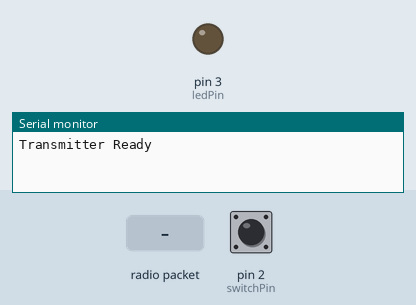
Recording of a sketch running on a simulated Arduino Uno, built with avr-gcc and run on an emulated ATmega328P. Shown: output pins drawn as LEDs (lit = HIGH), the last lines printed to the serial monitor. The inputs (shaded band) are chosen by the test bench; at power-on: pin 2 (switchPin) HIGH. No radio packets arrive unless stated.

Above: at 1.2 s.
1.3 s: radio packet "Device 5" arrives
At 2.0 s:
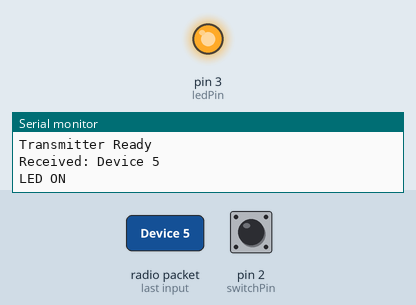
2.8 s: pin 2 (switchPin) pulled LOW for 0.15 s
At 3.1 s:
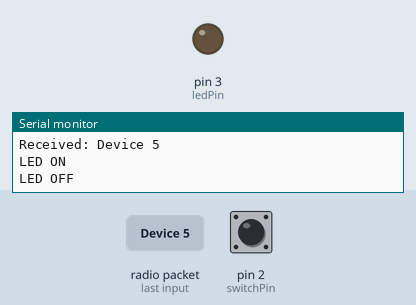
Timing chart, 0 to 5.8 s (numbered marks = the images above; inputs shaded):
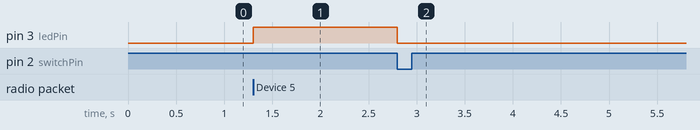

The sketch:

WirelessSportsGame_uno.ino
```cpp
#include <SPI.h>
#include <nRF24L01.h>
#include <RF24.h>
RF24 radio(9, 10);  // CE, CSNピン
const byte address[6] = "00001";  // 共通アドレス
const int ledPin = 3;  // LEDピン
const int switchPin = 2;  // スイッチピン
bool ledState = false;  // LEDの状態を保持
bool lastSwitchState = HIGH;  // スイッチの前回の状態
unsigned long lastDebounceTime = 0;
const unsigned long debounceDelay = 50;  // デバウンス遅延
void setup() {
  pinMode(ledPin, OUTPUT);  // LEDピンを出力モードに設定
  digitalWrite(ledPin, LOW);  // 初期状態でLEDを消灯
  pinMode(switchPin, INPUT_PULLUP);  // スイッチピンを内部プルアップに設定
  radio.begin();  // nRF24L01の初期化
  radio.setChannel(125);  // 各送信機で異なるチャネルに設定
  radio.openReadingPipe(1, address);  // 受信用パイプを設定
  radio.setPALevel(RF24_PA_LOW);  // 省電力モード
  radio.startListening();  // 受信モードを開始
  Serial.begin(9600);  // シリアル通信を開始
  Serial.println("Transmitter Ready");
}
void loop() {
  // nRF24L01からのメッセージ受信を確認
  if (radio.available()) {
    char receivedMessage[32];  // メッセージバッファ
    radio.read(&receivedMessage, sizeof(receivedMessage));  // メッセージを受信
    // シリアルモニタに受信メッセージを表示
    Serial.print("Received: ");
    Serial.println(receivedMessage);
    // 自分が選ばれた場合、LEDを点灯
    if (strstr(receivedMessage, "Device 5")) {  // 自分に対応するデバイス番号
      digitalWrite(ledPin, HIGH);  // LEDを点灯
      ledState = true;  // LED状態を更新
      Serial.println("LED ON");
    }
  }
  // スイッチの状態を取得
  bool switchState = digitalRead(switchPin);
  // スイッチが押されたときにLEDを消灯
  if (switchState == LOW && lastSwitchState == HIGH) {
    if (millis() - lastDebounceTime > debounceDelay) {
      if (ledState) {  // LEDが点灯している場合のみ消灯
        digitalWrite(ledPin, LOW);  // LEDを消灯
        ledState = false;  // LED状態を更新
        Serial.println("LED OFF");
      }
      lastDebounceTime = millis();  // デバウンス用タイムスタンプを更新
    }
  }
  // スイッチの状態を保存
  lastSwitchState = switchState;
}
```

Measured:
- after the input at 1.3 s, pin 3 (ledPin): LOW → HIGH at once
- after the input at 2.8 s, pin 3 (ledPin): HIGH → LOW at once
